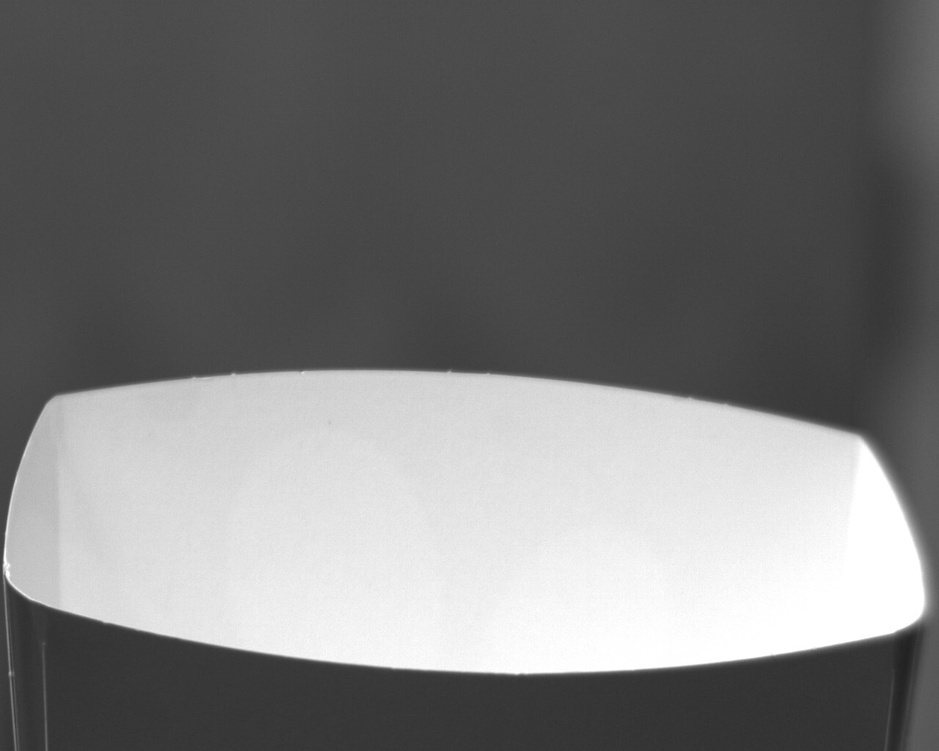
#> input picture bucket/E.jpg, 939 x 751 px, shrunk from 1280 x 1024 before the run
$ python b.py
#> lines starting #> are read from the running program, lines starting #| are printed output that depends on the picture; after the words box and inside, x2 and y2 are one past the last pixel; in counts of white or black regions, pixels touching at a corner belong together
import cv2
import numpy as np

# --- Load images (grayscale already) ---
empty_img = cv2.imread("E.jpg", cv2.IMREAD_GRAYSCALE)
#> empty_img is the input picture: shape (751, 939); min 33, max 255, mean 122.1
filled_img = cv2.imread("E.jpg", cv2.IMREAD_GRAYSCALE)

# --- Step 1: Find bucket contour from empty image ---
blur = cv2.GaussianBlur(empty_img, (5, 5), 0)
_, th_empty = cv2.threshold(blur, 0, 255, cv2.THRESH_BINARY + cv2.THRESH_OTSU)
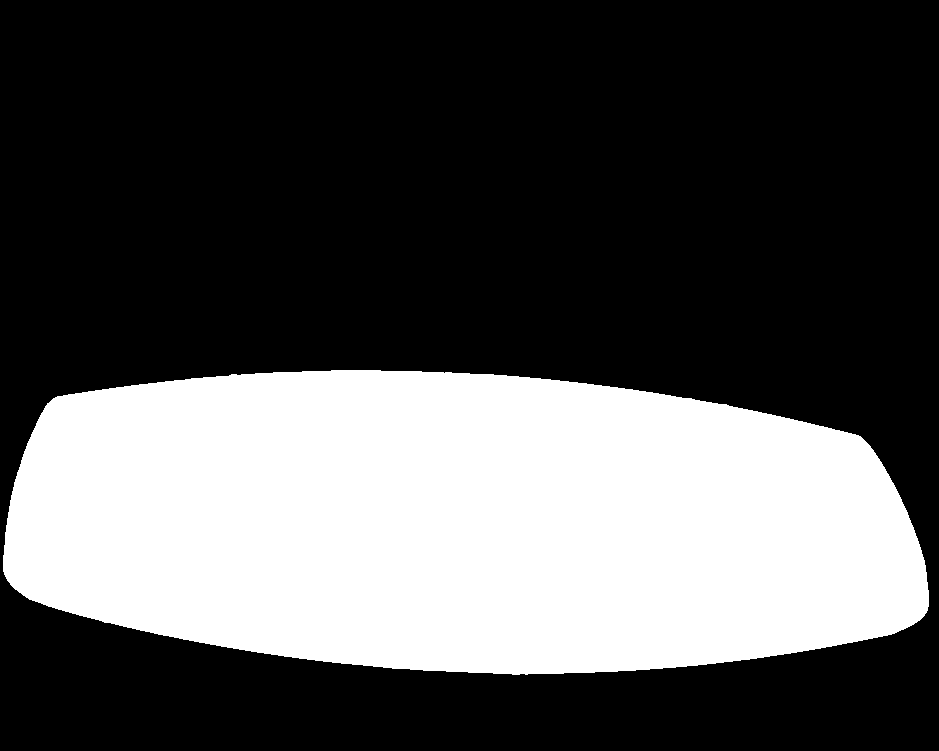
#> th_empty: shape (751, 939); 33.2% white; 1 white region

contours, _ = cv2.findContours(th_empty, cv2.RETR_EXTERNAL, cv2.CHAIN_APPROX_SIMPLE)
#> contours = 1 contour; box (x1, y1, x2, y2) and area: (3, 370, 929, 675) 233152
bucket_contour = max(contours, key=cv2.contourArea)   # largest contour = bucket
#> bucket_contour = contour of 668 points, box (x1, y1, x2, y2) (3, 370, 929, 675), area 233152

# Create bucket mask
mask = np.zeros_like(empty_img)
cv2.drawContours(mask, [bucket_contour], -1, 255, -1)

# --- Step 2: Difference between empty and filled ---
diff = cv2.absdiff(filled_img, empty_img)
#> diff: shape (751, 939); every value is 0
diff_masked = cv2.bitwise_and(diff, diff, mask=mask)

# --- Step 3: Threshold to highlight cookies ---
_, th = cv2.threshold(diff_masked, 25, 255, cv2.THRESH_BINARY)

# --- Step 4: Calculate fullness percentage ---
filled_pixels = cv2.countNonZero(th)
#> filled_pixels = 0
total_pixels = cv2.countNonZero(mask)
#> total_pixels = 234196
fullness = (filled_pixels / total_pixels) * 100
#> fullness = 0

print(f"Bucket fullness: {fullness:.2f}%")
#| Bucket fullness: 0.00%

# --- Step 5: Visualize results ---
result_vis = cv2.cvtColor(filled_img, cv2.COLOR_GRAY2BGR)
cv2.drawContours(result_vis, [bucket_contour], -1, (0, 255, 0), 2)  # bucket outline
cv2.putText(result_vis, f"Fullness: {fullness:.1f}%", (50, 50),
            cv2.FONT_HERSHEY_SIMPLEX, 1, (0, 0, 255), 2)
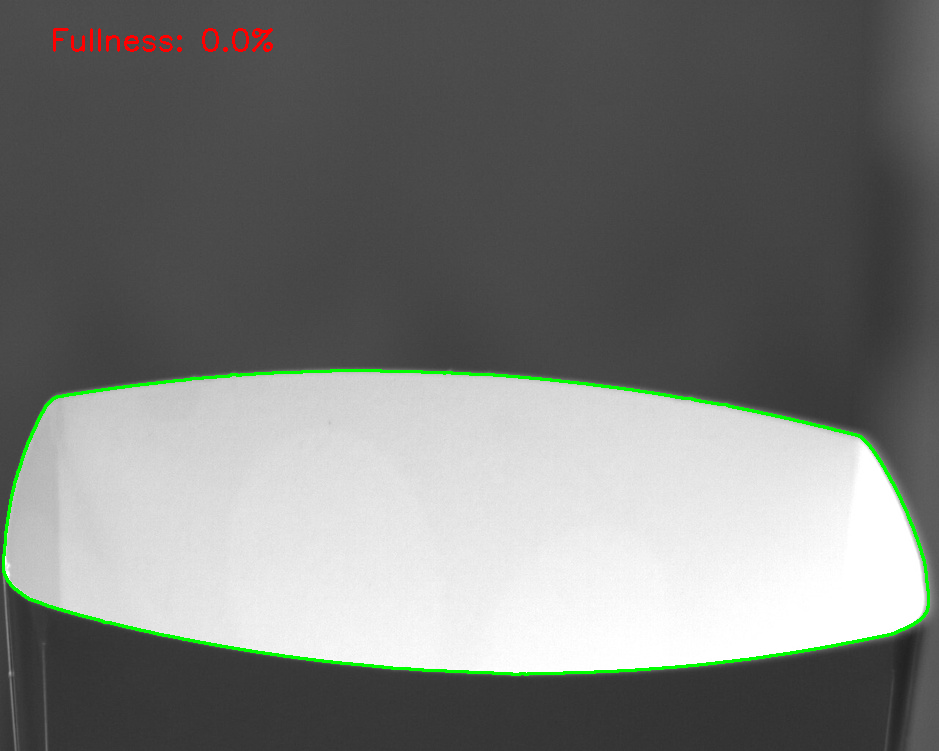
#> result_vis: shape (751, 939, 3); mean B, G, R 120.3, 122.9, 120.9

cv2.imshow("Detected Bucket (Contour)", result_vis)
cv2.imshow("Thresholded Difference", th)
cv2.waitKey(0)
cv2.destroyAllWindows()

$ run again, with bucket/PF1.jpg copied over bucket/E.jpg
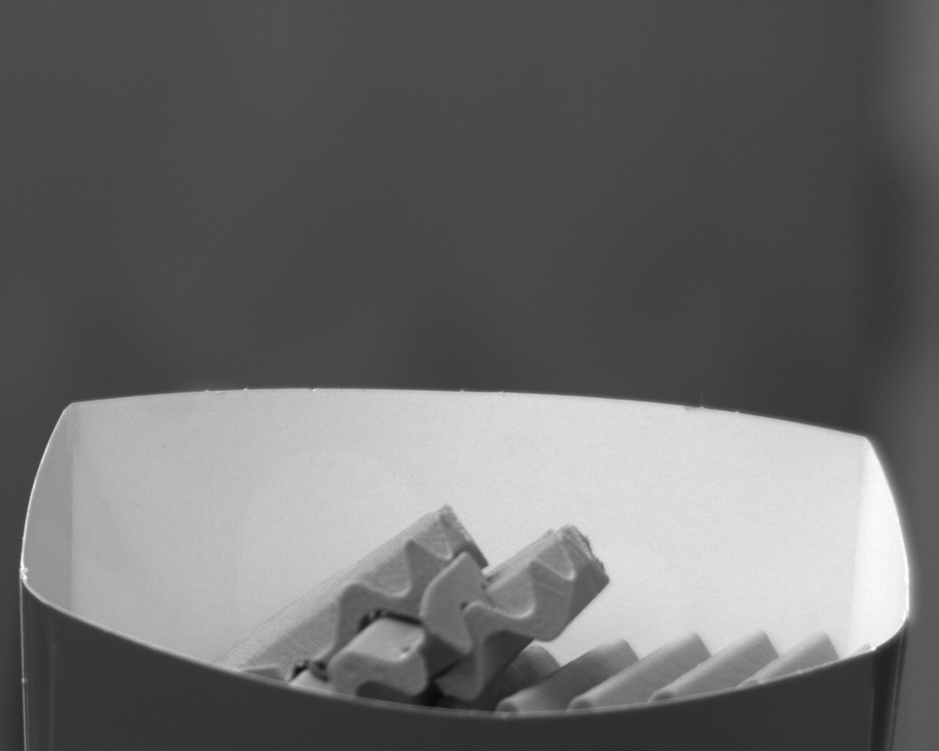
#> input picture bucket/PF1.jpg, 939 x 751 px, shrunk from 1280 x 1024 before the run
#> empty_img is the input picture: shape (751, 939); min 10, max 255, mean 107.9
#> `_, th_empty = cv2.threshold(blur, 0, 255, cv2.THRESH_BINARY + cv2.THRE..`:
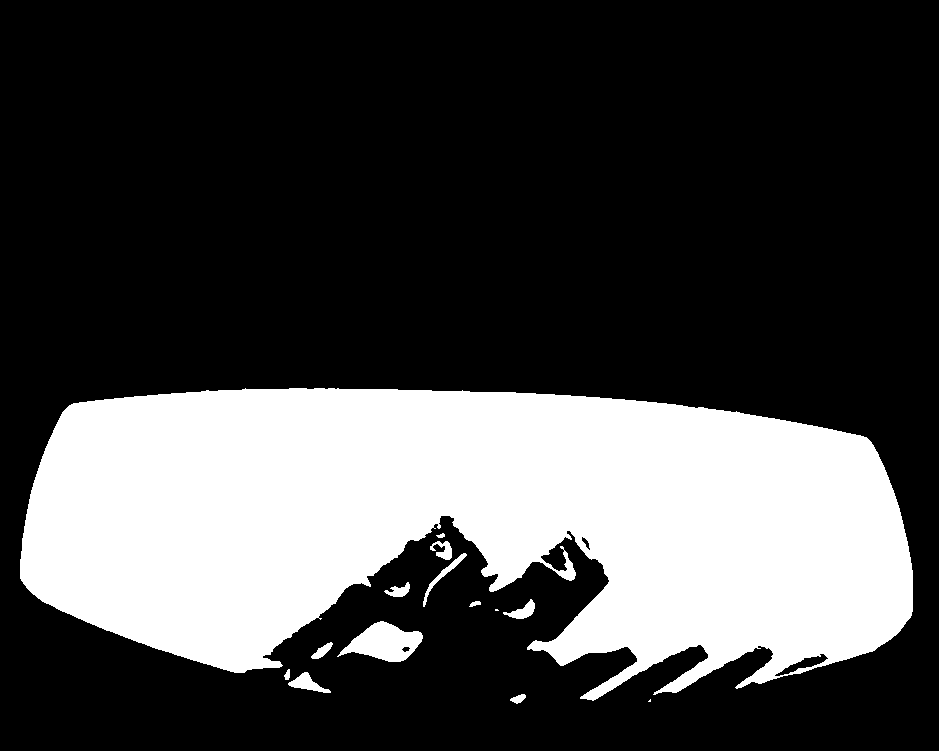
#> th_empty: shape (751, 939); 28.1% white; 14 white regions (2 under 20 px)
#> contours = 14 contours, 3 with area under 20; largest, box (x1, y1, x2, y2) and area: (20, 388, 913, 701) 193173, (337, 621, 423, 662) 1936, (288, 672, 331, 693) 336, (423, 553, 467, 607) 246, (503, 599, 535, 619) 244
#> bucket_contour = contour of 1356 points, box (x1, y1, x2, y2) (20, 388, 913, 701), area 193173
#> mask: shape (751, 939); 27.6% white; 1 white region, box (x1, y1, x2, y2) and area: (20, 388, 913, 701) 194618
#> diff: shape (751, 939); every value is 0
#> filled_pixels = 0
#> total_pixels = 194618
#> fullness = 0
#| Bucket fullness: 0.00%
#> `cv2.putText(result_vis, f"Fullness: {fullness:.1f}%", (50, 50), cv2.FO..`:
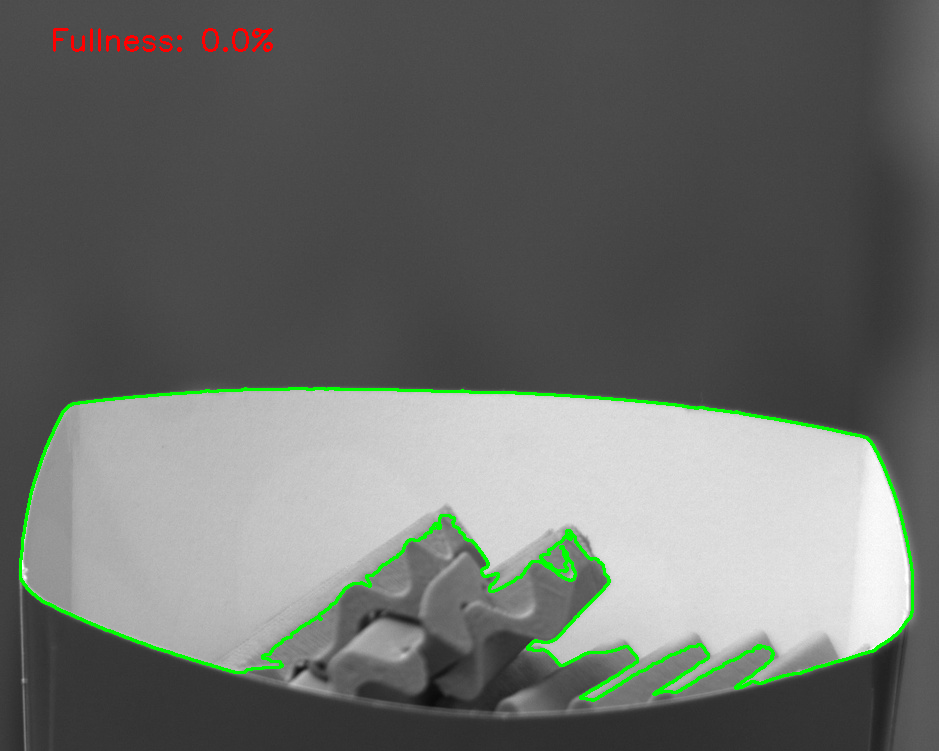
#> result_vis: shape (751, 939, 3); mean B, G, R 105.5, 109.4, 106.1

$ run again, with bucket/PF2.jpg copied over bucket/E.jpg
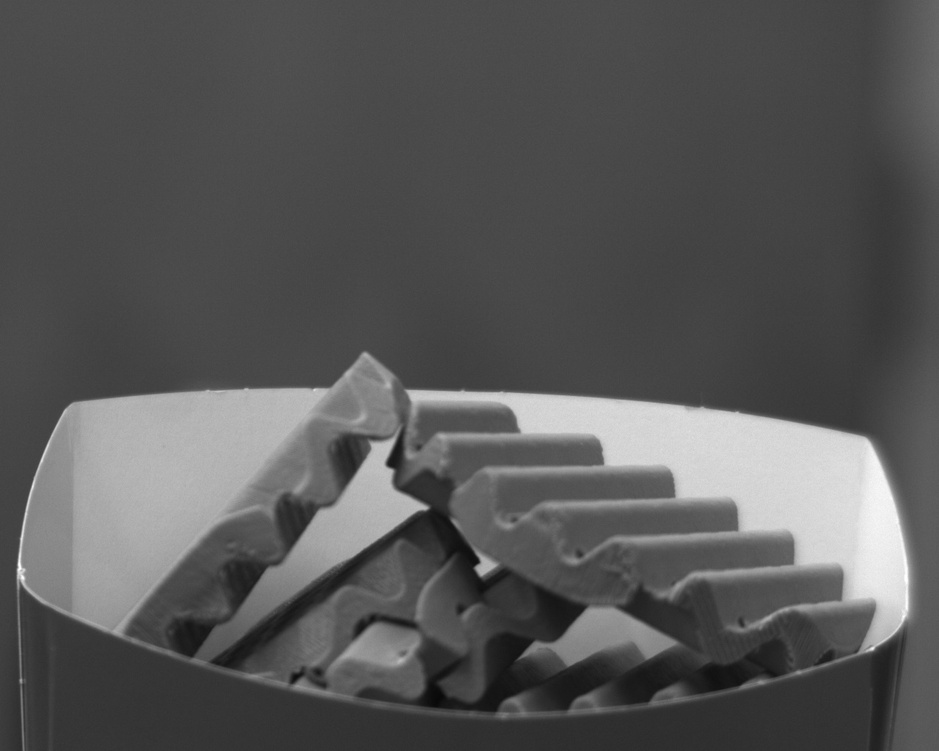
#> input picture bucket/PF2.jpg, 939 x 751 px, shrunk from 1280 x 1024 before the run
#> empty_img is the input picture: shape (751, 939); min 8, max 255, mean 87.6
#> `_, th_empty = cv2.threshold(blur, 0, 255, cv2.THRESH_BINARY + cv2.THRE..`:
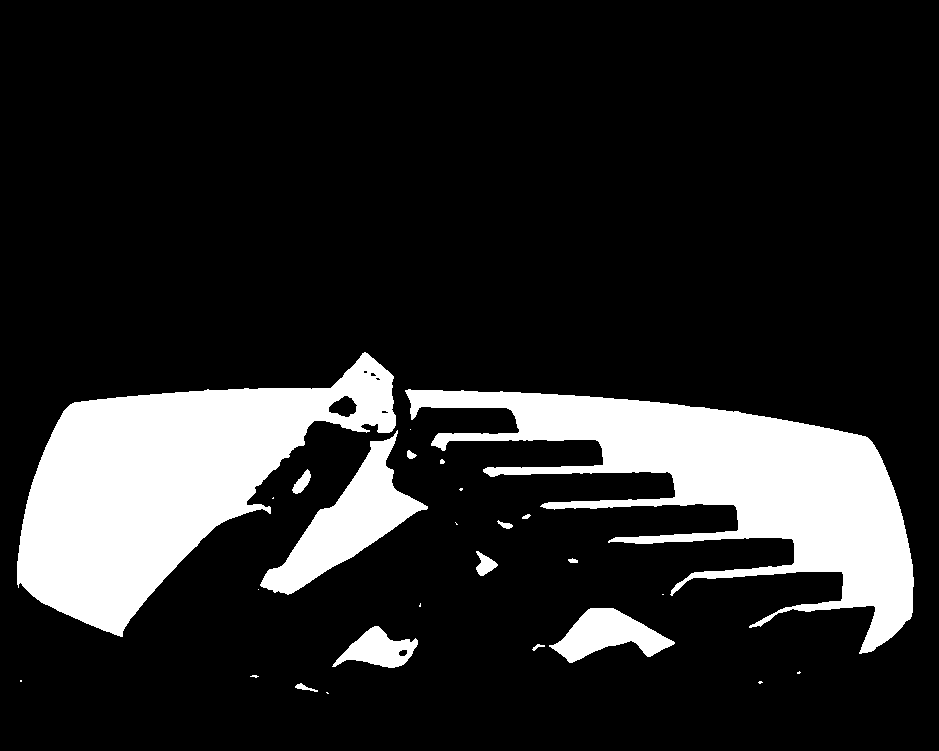
#> th_empty: shape (751, 939); 15.9% white; 26 white regions (12 under 20 px)
#> contours = 26 contours, 14 with area under 20; largest, box (x1, y1, x2, y2) and area: (17, 352, 396, 637) 49618, (405, 389, 914, 654) 45937, (260, 430, 428, 595) 8600, (549, 608, 675, 663) 3354, (332, 626, 418, 668) 1826
#> bucket_contour = contour of 449 points, box (x1, y1, x2, y2) (17, 352, 396, 637), area 49618
#> mask: shape (751, 939); 7.1% white; 1 white region, box (x1, y1, x2, y2) and area: (17, 352, 396, 637) 50159
#> diff: shape (751, 939); every value is 0
#> filled_pixels = 0
#> total_pixels = 50159
#> fullness = 0
#| Bucket fullness: 0.00%
#> `cv2.putText(result_vis, f"Fullness: {fullness:.1f}%", (50, 50), cv2.FO..`:
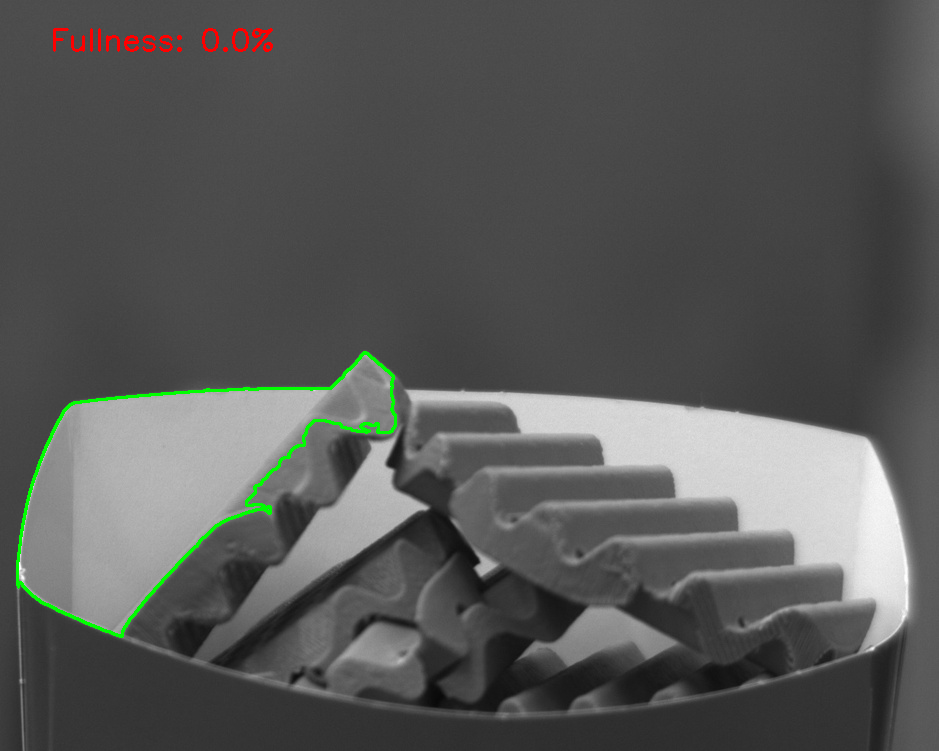
#> result_vis: shape (751, 939, 3); mean B, G, R 86.7, 88.1, 87.2
